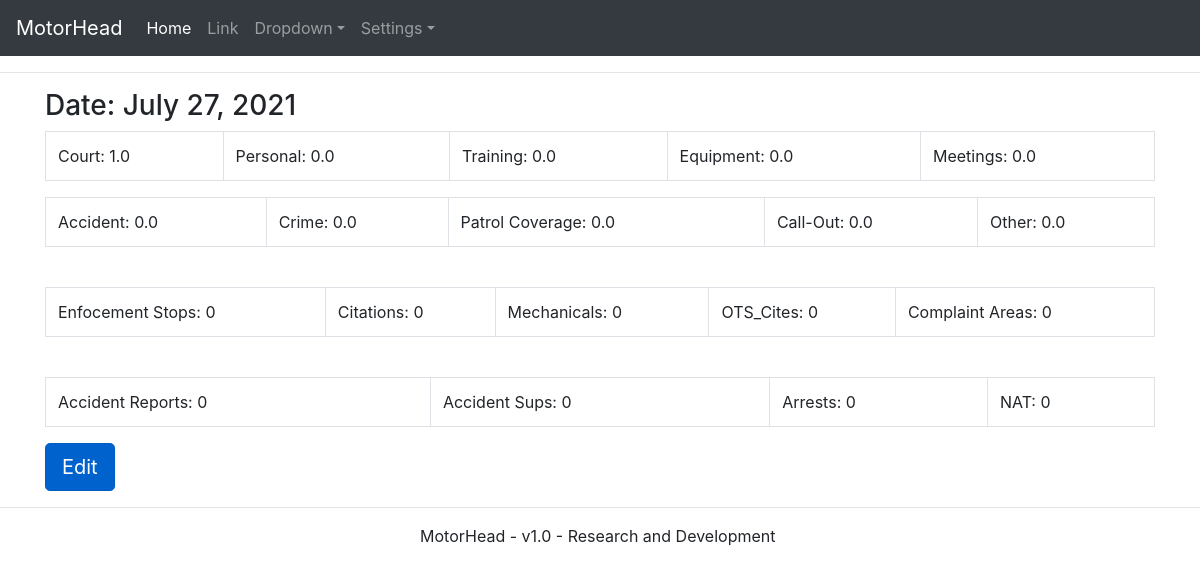
The app's page /detail/2 with its own data.
### MotorHeadApp/models.py (models this page shows, shortened)
class Stats(models.Model):
    date = models.DateField(default=now())
    user = models.ForeignKey(User, on_delete=models.PROTECT)
    court = models.FloatField(default=0)
    personal = models.FloatField(default=0)
    training = models.FloatField(default=0)
    equipment = models.FloatField(default=0)
    meetings = models.FloatField(default=0)
    accident = models.FloatField(default=0)
    crime = models.FloatField(default=0)
    patrol_coverage = models.FloatField(default=0)
    call_out = models.FloatField(default=0)
    other = models.FloatField(default=0)
    enforcement_stops = models.IntegerField(default=0)
    citations = models.IntegerField(default=0)
    mechanicals = models.IntegerField(default=0)
    OTS_Cites = models.IntegerField(default=0)
    complaint_areas = models.IntegerField(default=0)
    accident_reports = models.IntegerField(default=0)
    accident_sups = models.IntegerField(default=0)
    arrests = models.IntegerField(default=0)
    NAT = models.IntegerField(default=0)

### MotorHeadApp/views.py (the view)
# urls.py: path('detail/<int:pk>', DetailStats.as_view(), name='detailstats'),
class DetailStats(DetailView):
    model = Stats
    template_name = 'detailstats.html'

### MotorHeadApp/templates/detailstats.html
{% extends "base.html" %}
{% block content %}
    <h3>Date: {{ stats.date }}</h3>
    <table class="table table-bordered">
    <tr>
        <td>Court: {{ stats.court }}</td>
        <td>Personal: {{ stats.personal }}</td>
        <td>Training: {{ stats.training }}</td>
        <td>Equipment: {{ stats.equipment }}</td>
        <td>Meetings: {{ stats.meetings }}</td>
    </tr>
    </table>
    <table class="table table-bordered">
    <tr>
      <td>Accident: {{ stats.accident }}</td>
        <td>Crime: {{ stats.crime }}</td>
        <td>Patrol Coverage: {{ stats.patrol_coverage }}</td>
        <td>Call-Out: {{ stats.call_out }}</td>
        <td>Other: {{ stats.other}}</td>
    </tr>
    </table>
    <br>
    <table class="table table-bordered">
    <tr>
        <td>Enfocement Stops: {{ stats.enforcement_stops }}</td>
        <td>Citations: {{ stats.citations }}</td>
        <td>Mechanicals: {{ stats.mechanicals }}</td>
        <td>OTS_Cites: {{ stats.OTS_Cites }}</td>
        <td>Complaint Areas: {{ stats.complaint_areas}}</td>
    </tr>
    </table>
    <br>
    <table class="table table-bordered">
    <tr>
        <td>Accident Reports: {{ stats.accident_reports }}</td>
        <td>Accident Sups: {{ stats.accident_sups }}</td>
        <td>Arrests: {{ stats.arrests }}</td>
        <td>NAT: {{ stats.NAT }}</td>
    </tr>
    </table>
    <a href="{% url 'editstats' stats.pk %}" class="btn btn-primary btn-lg active" role="button"
       aria-pressed="true">Edit</a>
{% endblock %}

### records on screen
Stats: date "July 27, 2021", court "1.0", personal "0.0", training "0.0", equipment "0.0", meetings "0.0", accident "0.0", crime "0.0", patrol_coverage "0.0", call_out "0.0", other "0.0", enforcement_stops "0", citations "0", mechanicals "0", OTS_Cites "0", complaint_areas "0", accident_reports "0", accident_sups "0", arrests "0", NAT "0"
